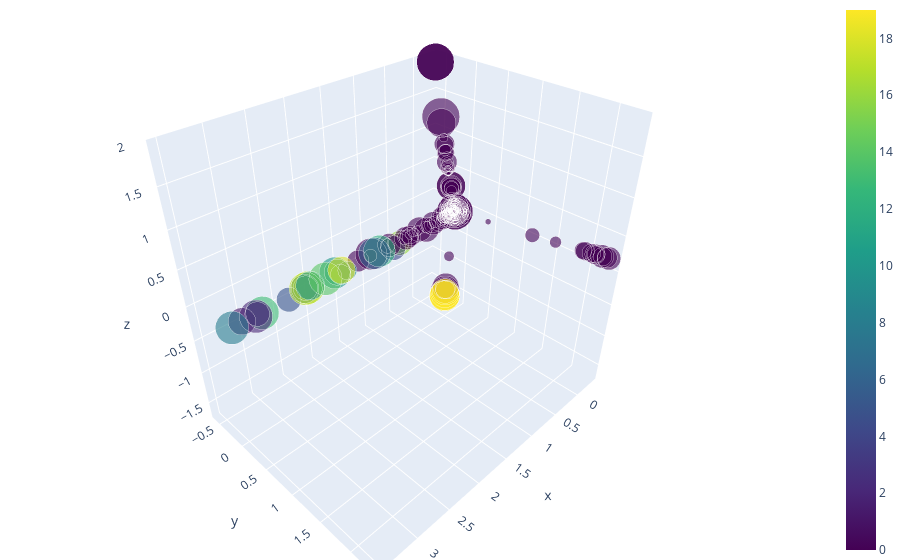

Source (notebook cell):
### Code cell
importlib.reload(Gensim.gensim_test)
test3DPlotOfCosineSimilarity(allDict,matrix=matrix,numTopics=20, threshold=0.65)

### Figure 1 — Plotly figure (JSON) as saved in the notebook; plotly's stock layout.template omitted (floating-point values rounded to 4 significant figures; data arrays with more than 128 entries replaced by an {"elided": "..."} marker saying what was removed)
{"data": [{"hoverinfo": "text", "marker": {"color": {"elided": "409 int values"}, "colorscale": [[0, "#440154"], [0.1111, "#482878"], [0.2222, "#3e4989"], [0.3333, "#31688e"], [0.4444, "#26828e"], [0.5556, "#1f9e89"], [0.6667, "#35b779"], [0.7778, "#6ece58"], [0.8889, "#b5de2b"], [1, "#fde725"]], "opacity": 0.6, "showscale": true, "size": {"elided": "409 int values"}}, "mode": "markers", "text": {"elided": "407 str values"}, "textfont": {"color": "crimson", "family": "sans serif", "size": 8}, "type": "scatter3d", "x": {"elided": "409 float values"}, "y": {"elided": "409 float values"}, "z": {"elided": "409 float values"}}], "layout": {"margin": {"b": 0, "l": 0, "r": 0, "t": 0}}}
